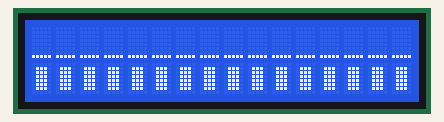
This sketch was run on a simulated Arduino Uno, built with avr-gcc and run on an emulated ATmega328P. Shown: 16×2 character LCD.

Above: at 0.22 s.

The sketch:

define_underline.ino
```cpp
#include <LiquidCrystal.h>

LiquidCrystal lcd(7, 8, 9, 10, 11, 12);

byte smiley[8] = {
  B00000,
  B00000,
  B00000,
  B00000,
  B00000,
  B00000,
  B00000,
  B11111,
};

byte fudge[8] = {
  B00000,
  B01110,
  B01110,
  B01110,
  B01110,
  B01110,
  B01110,
  B00000,
};

void setup()
{
  lcd.begin(16, 2);
  lcd.createChar(1, fudge);
}

void loop()
{
  static int ch = 0;

  delay(100);
//  lcd.clear();
  lcd.createChar(ch, smiley);
  lcd.setCursor(0, 0);
  for (int i = 0; i < 16; ++i)
  {
     lcd.write(byte(ch));
  }
  lcd.createChar(ch+1, fudge);
  lcd.setCursor(0, 1);
  for (int i = 0; i < 16; ++i)
  {
     lcd.write(byte(ch+1));
  }

  if (++ch > 6)
    ch = 0;
}
```
